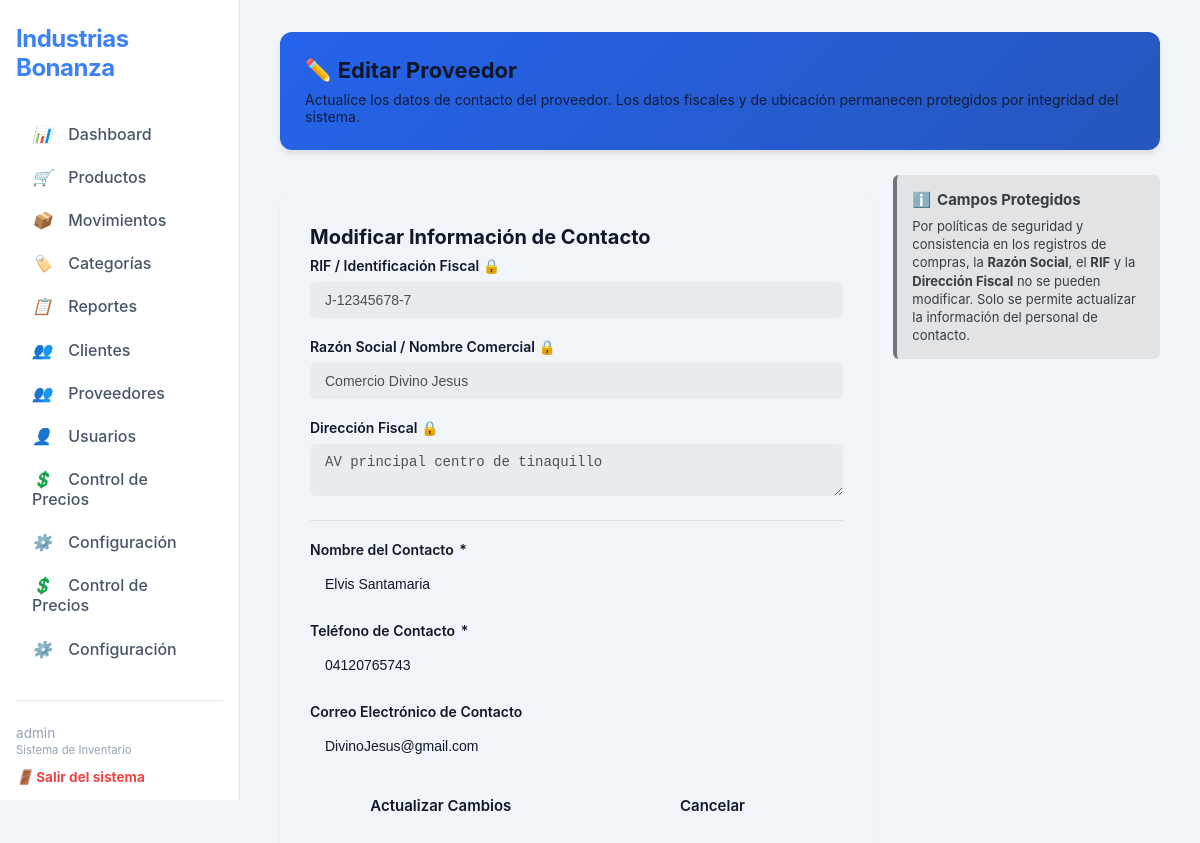
Page /index.php?controller=proveedor&action=formEdit&id=1 (signed in) on the committed database.
### tables this page shows
CREATE TABLE `proveedores` (
  `id_proveedor` int(11) NOT NULL AUTO_INCREMENT,
  `rif` varchar(20) NOT NULL,
  `razon_social` varchar(100) NOT NULL,
  `nombre_contacto` varchar(100) DEFAULT NULL,
  `telefono` varchar(20) DEFAULT NULL,
  `email` varchar(100) DEFAULT NULL,
  `direccion` text DEFAULT NULL,
  `estado` tinyint(1) DEFAULT 1,
  PRIMARY KEY (`id_proveedor`),
  UNIQUE KEY `rif` (`rif`)
);

### app/model/proveedorModel.php (called while the page is built, shortened)
<?php
    class ProveedorModel{
        private $pdo;
        public function __construct($pdo){
            $this->pdo = $pdo;
    }
            public function obtenerPorId($id){
                $sql = "SELECT * FROM proveedores WHERE id_proveedor = :id";
                $stmt = $this->pdo->prepare($sql);
                $stmt->bindParam(':id', $id, PDO::PARAM_INT);
                $stmt->execute();
                return $stmt->fetch(PDO::FETCH_ASSOC);
            }
        }
    ?>

### app/views/proveedor/editarProveedor.php (the view, shortened to what this page needs)
<!DOCTYPE html>
<html lang="es">
<head>
    <link rel="stylesheet" href="assets/css/dashboard.css" />
</head>
<body>
    <?php require_once __DIR__ . '/../layouts/sidebar.php'; ?>
<main class="main">
    <div class="welcome-card">
        <h1>✏️ Editar Proveedor</h1>
        <p>Actualice los datos de contacto del proveedor. Los datos fiscales y de ubicación permanecen protegidos por integridad del sistema.</p>
    </div>
    <div class="providers-section" style="display: flex; gap: 20px; align-items: flex-start;">
        <div class="data-panel" style="flex: 2;">
            <h3>Modificar Información de Contacto</h3>
            <form action="index.php?controller=proveedor&action=actualizar" method="POST">
                <div class="form-group">
                    <label class="form-label" for="rif">
                        RIF / Identificación Fiscal 🔒
                    </label>
                    <input type="text" id="rif" name="rif" class="form-control"
                           value="<?= $proveedor['rif'] ?? '' ?>"
                           readonly
                           style="background-color: #e9ecef; cursor: not-allowed; color: #495057;">
                </div>
                <div class="form-group">
                    <label class="form-label" for="razon_social">
                        Razón Social / Nombre Comercial 🔒
                    </label>
                    <input type="text" id="razon_social" name="razon_social" class="form-control"
                           value="<?= $proveedor['razon_social'] ?? '' ?>"
                           readonly
                           style="background-color: #e9ecef; cursor: not-allowed; color: #495057;">
                </div>
                <div class="form-group">
                    <label class="form-label" for="direccion">
                        Dirección Fiscal 🔒
                    </label>
                    <textarea id="direccion" name="direccion" class="form-control" rows="2"
                              readonly
                              style="background-color: #e9ecef; cursor: not-allowed; color: #495057;"><?= $proveedor['direccion'] ?? '' ?></textarea>
                </div>
                <hr style="border: 0; border-top: 1px solid #dee2e6; margin: 20px 0;">
                <div class="form-group">
                    <label class="form-label" for="nombre_contacto">
                        Nombre del Contacto <span class="required">*</span>
                    </label>
                    <input type="text" id="nombre_contacto" name="nombre_contacto" class="form-control"
                           value="<?= $proveedor['nombre_contacto'] ?? '' ?>"
                           required placeholder="Ej: Carlos Pérez" autofocus>
                </div>
                <div class="form-group">
                    <label class="form-label" for="telefono">
                        Teléfono de Contacto <span class="required">*</span>
                    </label>
                    <input type="text" id="telefono" name="telefono" class="form-control"
                           value="<?= $proveedor['telefono'] ?? '' ?>"
                           required placeholder="Ej: 0414-1234567">
                </div>
                <div class="form-group">
                    <label class="form-label" for="email">Correo Electrónico de Contacto</label>
                    <input type="email" id="email" name="email" class="form-control"
                           value="<?= $proveedor['email'] ?? '' ?>"
                           placeholder="Ej: contacto@proveedor.com">
                </div>
                <div style="display: flex; gap: 10px; margin-top: 20px;">
                    <button type="submit" class="btn-primary">Actualizar Cambios</button>
                    <a href="index.php?controller=proveedor&action=TablaProveedores"
                       class="btn-primary btn-cancelar"><center>Cancelar</center></a>
                </div>
            </form>
        </div>
        <div class="actions-panel" style="flex: 1;">
            <div style="background-color: #e2e3e5; border-left: 4px solid #6c757d; padding: 15px; border-radius: 6px; color: #383d41;">
                <h4 style="margin: 0 0 8px 0; font-size: 15px; display: flex; align-items: center; gap: 6px;">
                    ℹ️ <span>Campos Protegidos</span>
                </h4>
                <p style="margin: 0; font-size: 13px; line-height: 1.4;">
                    Por políticas de seguridad y consistencia en los registros de compras, la <strong>Razón Social</strong>, el <strong>RIF</strong> y la <strong>Dirección Fiscal</strong> no se pueden modificar. Solo se permite actualizar la información del personal de contacto.
                </p>
            </div>
        </div>
    </div>
</main>

### public/assets/css/dashboard.css (style rules this page uses)
* { margin: 0; padding: 0; box-sizing: border-box; }
body { font-family: 'Inter', system-ui, -apple-system, sans-serif; background: #f1f5f9; color: #0f172a; display: flex; min-height: 100vh; }
a { text-decoration: none; color: inherit; }
button { cursor: pointer; border: none; background: none; font-family: inherit; }
.main { flex: 1; padding: 2rem 2.5rem; overflow-y: auto; }

### app/views/proveedor/editarProveedor.php (style rules this page uses)
.data-panel { background-color: var(--white); padding: 30px; border-radius: 10px; border: 1px solid var(--border); box-shadow: 0 1px 3px rgba(0, 0, 0, 0.05); max-width: 600px; margin-top: 20px; }
.data-panel h3 { color: var(--text-dark); font-size: 20px; margin-bottom: 8px; }
.welcome-card { background: linear-gradient(135deg, #2563eb, #2656bd); color: var(--white); padding: 25px; border-radius: 12px; margin-bottom: 25px; box-shadow: 0 4px 6px -1px rgba(0, 0, 0, 0.1); }
.welcome-card h1 { font-size: 22px; margin-bottom: 8px; }
.welcome-card p { opacity: 0.9; font-size: 14px; }
.form-group { margin-bottom: 20px; }
.form-label { display: block; margin-bottom: 8px; font-weight: 600; color: var(--text-dark); font-size: 14px; }
.form-label .required { color: var(--danger); margin-left: 2px; }
.form-control { width: 100%; padding: 10px 15px; border: 1px solid var(--border); border-radius: 6px; outline: none; font-size: 14px; color: var(--text-dark); transition: border 0.2s, box-shadow 0.2s; background-color: var(--white); }
.form-control::placeholder { color: var(--text-light); }
.btn-primary { background-color: var(--primary); color: var(--white); border: none; padding: 12px 20px; border-radius: 6px; font-weight: 600; cursor: pointer; transition: all 0.3s ease; width: 100%; font-size: 15px; }
.btn-primary.btn-cancelar { background-color: var(--primary); color: var(--white); border: none; padding: 12px 20px; border-radius: 6px; font-weight: 600; cursor: pointer; transition: all 0.3s ease; width: 100%; font-size: 15px; }

### rows in the picture
proveedores: rif "J-12345678-7", razon_social "Comercio Divino Jesus", direccion "AV principal centro de tinaquillo", nombre_contacto "Elvis Santamaria", telefono "04120765743", email "DivinoJesus@gmail.com"

### other values in the picture
$_SESSION['username'] "admin"
